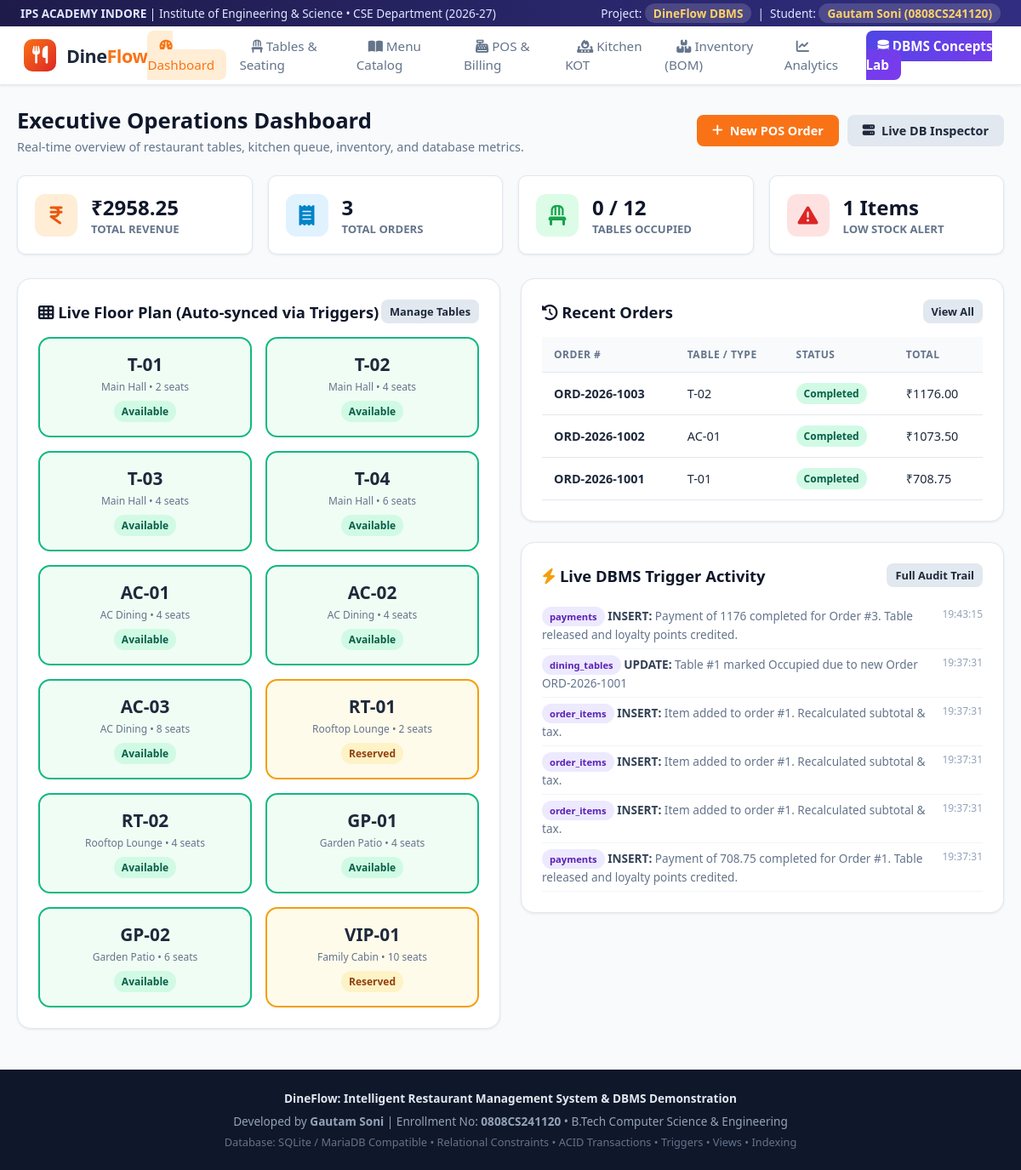
The page / on the database its author committed.
### tables this page shows
CREATE TABLE dining_tables (
    table_id INTEGER PRIMARY KEY AUTOINCREMENT,
    table_number VARCHAR(10) NOT NULL UNIQUE,
    capacity INTEGER NOT NULL CHECK(capacity > 0 AND capacity <= 20),
    seating_section VARCHAR(30) NOT NULL CHECK(seating_section IN ('Main Hall', 'AC Dining', 'Rooftop Lounge', 'Garden Patio', 'Family Cabin')),
    status VARCHAR(20) NOT NULL DEFAULT 'Available' CHECK(status IN ('Available', 'Occupied', 'Reserved', 'Maintenance')),
    updated_at TIMESTAMP DEFAULT CURRENT_TIMESTAMP
);

CREATE TABLE orders (
    order_id INTEGER PRIMARY KEY AUTOINCREMENT,
    order_number VARCHAR(20) NOT NULL UNIQUE,
    table_id INTEGER,
    customer_id INTEGER,
    waiter_id INTEGER,
    order_type VARCHAR(20) NOT NULL CHECK(order_type IN ('Dine-In', 'Takeaway', 'Delivery')),
    order_status VARCHAR(20) NOT NULL DEFAULT 'Active' CHECK(order_status IN ('Active', 'In-Kitchen', 'Served', 'Billed', 'Completed', 'Cancelled')),
    subtotal DECIMAL(10, 2) NOT NULL DEFAULT 0.00 CHECK(subtotal >= 0),
    tax_rate DECIMAL(5, 2) NOT NULL DEFAULT 5.00, -- 5% GST
    tax_amount DECIMAL(10, 2) NOT NULL DEFAULT 0.00 CHECK(tax_amount >= 0),
    discount_amount DECIMAL(10, 2) NOT NULL DEFAULT 0.00 CHECK(discount_amount >= 0),
    grand_total DECIMAL(10, 2) NOT NULL DEFAULT 0.00 CHECK(grand_total >= 0),
    notes TEXT,
    created_at TIMESTAMP DEFAULT CURRENT_TIMESTAMP,
    completed_at TIMESTAMP,
    FOREIGN KEY (table_id) REFERENCES dining_tables(table_id) ON DELETE SET NULL,
    FOREIGN KEY (customer_id) REFERENCES customers(customer_id) ON DELETE SET NULL,
    FOREIGN KEY (waiter_id) REFERENCES users(user_id) ON DELETE SET NULL
);

CREATE TABLE audit_logs (
    log_id INTEGER PRIMARY KEY AUTOINCREMENT,
    entity_name VARCHAR(50) NOT NULL,
    operation VARCHAR(20) NOT NULL CHECK(operation IN ('INSERT', 'UPDATE', 'DELETE', 'TRANSACTION')),
    record_id INTEGER,
    old_values TEXT,
    new_values TEXT,
    message TEXT,
    executed_by VARCHAR(50) DEFAULT 'DBMS Trigger',
    timestamp TIMESTAMP DEFAULT CURRENT_TIMESTAMP
);

### app/__init__.py (the view)
    @app.route('/')
    def index():
        conn = get_db_connection()
        cur = conn.cursor()
        total_revenue = cur.execute("SELECT COALESCE(SUM(amount_paid), 0) FROM payments WHERE payment_status = 'Success'").fetchone()[0]
        total_orders = cur.execute("SELECT COUNT(*) FROM orders").fetchone()[0]
        active_tables = cur.execute("SELECT COUNT(*) FROM dining_tables WHERE status = 'Occupied'").fetchone()[0]
        total_tables = cur.execute("SELECT COUNT(*) FROM dining_tables").fetchone()[0]
        low_stock_count = cur.execute("SELECT COUNT(*) FROM inventory_items WHERE stock_quantity <= reorder_level").fetchone()[0]
        recent_orders = cur.execute("""
            SELECT o.order_id, o.order_number, o.order_type, o.order_status, o.grand_total, o.created_at,
                   t.table_number, c.name AS customer_name
            FROM orders o
            LEFT JOIN dining_tables t ON o.table_id = t.table_id
            LEFT JOIN customers c ON o.customer_id = c.customer_id
            ORDER BY o.created_at DESC LIMIT 5
        """).fetchall()
        tables = cur.execute("SELECT * FROM v_table_occupancy_status").fetchall()
        audit_logs = cur.execute("SELECT * FROM audit_logs ORDER BY timestamp DESC LIMIT 6").fetchall()
        conn.close()
        return render_template('index.html',
                               total_revenue=total_revenue,
                               total_orders=total_orders,
                               active_tables=active_tables,
                               total_tables=total_tables,
                               low_stock_count=low_stock_count,
                               recent_orders=recent_orders,
                               tables=tables,
                               audit_logs=audit_logs)

### app/db.py (called while the page is built)
def get_db_connection():
    os.makedirs(DB_DIR, exist_ok=True)
    conn = sqlite3.connect(DB_PATH)
    conn.row_factory = sqlite3.Row
    conn.execute("PRAGMA foreign_keys = ON;")
    return conn

### app/templates/index.html (shortened to what this page needs)
{% extends 'base.html' %}
{% block content %}
<div class="page-header">
    <div>
        <h1 class="page-title">Executive Operations Dashboard</h1>
        <p class="page-subtitle">Real-time overview of restaurant tables, kitchen queue, inventory, and database metrics.</p>
    </div>
    <div style="display:flex; gap:10px;">
        <a href="{{ url_for('pos') }}" class="btn btn-primary"><i class="fa-solid fa-plus"></i> New POS Order</a>
        <a href="{{ url_for('dbms') }}" class="btn btn-secondary"><i class="fa-solid fa-server"></i> Live DB Inspector</a>
    </div>
</div>
<div class="stats-grid">
    <div class="stat-card">
        <div class="stat-icon" style="background:#ffedd5; color:#ea580c;">
            <i class="fa-solid fa-indian-rupee-sign"></i>
        </div>
        <div>
            <div class="stat-val">₹{{ "%.2f"|format(total_revenue) }}</div>
            <div class="stat-label">Total Revenue</div>
        </div>
    </div>
    <div class="stat-card">
        <div class="stat-icon" style="background:#e0f2fe; color:#0284c7;">
            <i class="fa-solid fa-receipt"></i>
        </div>
        <div>
            <div class="stat-val">{{ total_orders }}</div>
            <div class="stat-label">Total Orders</div>
        </div>
    </div>
    <div class="stat-card">
        <div class="stat-icon" style="background:#dcfce7; color:#16a34a;">
            <i class="fa-solid fa-chair"></i>
        </div>
        <div>
            <div class="stat-val">{{ active_tables }} / {{ total_tables }}</div>
            <div class="stat-label">Tables Occupied</div>
        </div>
    </div>
    <div class="stat-card">
        <div class="stat-icon" style="background:#fee2e2; color:#dc2626;">
            <i class="fa-solid fa-triangle-exclamation"></i>
        </div>
        <div>
            <div class="stat-val">{{ low_stock_count }} Items</div>
            <div class="stat-label">Low Stock Alert</div>
        </div>
    </div>
</div>
<div class="grid-2">
    <div class="card">
        <div class="card-title">
            <span><i class="fa-solid fa-table-cells"></i> Live Floor Plan (Auto-synced via Triggers)</span>
            <a href="{{ url_for('tables') }}" class="btn btn-secondary btn-sm">Manage Tables</a>
        </div>
        <div class="floor-grid">
            {% for t in tables %}
            <div class="table-box {{ t.current_status|lower }}">
                <div class="tbl-num">{{ t.table_number }}</div>
                <div class="tbl-sec">{{ t.seating_section }} &bull; {{ t.capacity }} seats</div>
                <div style="margin-top:8px;">
                    {% if t.current_status == 'Available' %}
                        <span class="badge badge-success">Available</span>
                    {% elif t.current_status == 'Occupied' %}
                        <span class="badge badge-danger">Occupied</span>
                        <div style="font-size:0.75rem; font-weight:600; margin-top:4px; color:#991b1b;">
                            {{ t.order_number }}
                        </div>
                    {% else %}
                        <span class="badge badge-warning">Reserved</span>
                    {% endif %}
                </div>
            </div>
            {% endfor %}
        </div>
    </div>
    <div>
        <div class="card">
            <div class="card-title">
                <span><i class="fa-solid fa-clock-rotate-left"></i> Recent Orders</span>
                <a href="{{ url_for('pos') }}" class="btn btn-secondary btn-sm">View All</a>
            </div>
            <div class="table-responsive">
                <table class="data-table">
                    <thead>
                        <tr>
                            <th>Order #</th>
                            <th>Table / Type</th>
                            <th>Status</th>
                            <th>Total</th>
                        </tr>
                    </thead>
                    <tbody>
                        {% for o in recent_orders %}
                        <tr>
                            <td><strong>{{ o.order_number }}</strong></td>
                            <td>{{ o.table_number if o.table_number else o.order_type }}</td>
                            <td>
                                <span class="badge {% if o.order_status == 'Completed' %}badge-success{% elif o.order_status == 'In-Kitchen' %}badge-warning{% else %}badge-info{% endif %}">
                                    {{ o.order_status }}
                                </span>
                            </td>
                            <td>₹{{ "%.2f"|format(o.grand_total) }}</td>
                        </tr>
                        {% endfor %}
                    </tbody>
                </table>
            </div>
        </div>
        <div class="card" style="margin-bottom:0;">
            <div class="card-title">
                <span><i class="fa-solid fa-bolt" style="color:#f59e0b;"></i> Live DBMS Trigger Activity</span>
                <a href="{{ url_for('dbms') }}" class="btn btn-secondary btn-sm">Full Audit Trail</a>
            </div>
            <div style="font-size:0.85rem;">
                {% for log in audit_logs %}
                <div style="padding:7px 0; border-bottom:1px solid #f1f5f9; display:flex; justify-content:space-between;">
                    <div>
                        <span class="badge badge-purple" style="font-size:0.7rem;">{{ log.entity_name }}</span>
                        <span style="font-weight:600; color:#334155;">{{ log.operation }}:</span>
                        <span style="color:#64748b;">{{ log.message }}</span>
                    </div>
                    <div style="font-size:0.75rem; color:#94a3b8; white-space:nowrap; margin-left:10px;">
                        {{ log.timestamp[11:19] }}
                    </div>
                </div>
                {% endfor %}
            </div>
        </div>
    </div>
</div>
{% endblock %}

### app/templates/base.html (shortened to what this page needs)
<!DOCTYPE html>
<html lang="en">
<head>
    <link rel="stylesheet" href="{{ url_for('static', filename='css/style.css') }}">
    <link rel="stylesheet" href="https://cdnjs.cloudflare.com/ajax/libs/font-awesome/6.4.0/css/all.min.css">
</head>
<body>
    <div class="top-banner">
        <div>
            <strong>IPS ACADEMY INDORE</strong> | Institute of Engineering & Science &bull; CSE Department (2026-27)
        </div>
        <div>
            Project: <span class="student-badge">DineFlow DBMS</span> &nbsp;|&nbsp;
            Student: <span class="student-badge">Gautam Soni (0808CS241120)</span>
        </div>
    </div>
    <nav class="navbar">
        <a href="{{ url_for('index') }}" class="brand">
            <div class="brand-logo"><i class="fa-solid fa-utensils"></i></div>
            <div class="brand-name">Dine<span>Flow</span></div>
        </a>
        <ul class="nav-links">
            <li><a href="{{ url_for('index') }}" class="{% if request.endpoint == 'index' %}active{% endif %}"><i class="fa-solid fa-gauge"></i> Dashboard</a></li>
            <li><a href="{{ url_for('tables') }}" class="{% if request.endpoint == 'tables' %}active{% endif %}"><i class="fa-solid fa-chair"></i> Tables & Seating</a></li>
            <li><a href="{{ url_for('menu') }}" class="{% if request.endpoint == 'menu' %}active{% endif %}"><i class="fa-solid fa-book-open"></i> Menu Catalog</a></li>
            <li><a href="{{ url_for('pos') }}" class="{% if request.endpoint == 'pos' %}active{% endif %}"><i class="fa-solid fa-cash-register"></i> POS & Billing</a></li>
            <li><a href="{{ url_for('kitchen') }}" class="{% if request.endpoint == 'kitchen' %}active{% endif %}"><i class="fa-solid fa-fire-burner"></i> Kitchen KOT</a></li>
            <li><a href="{{ url_for('inventory') }}" class="{% if request.endpoint == 'inventory' %}active{% endif %}"><i class="fa-solid fa-boxes-stacked"></i> Inventory (BOM)</a></li>
            <li><a href="{{ url_for('reports') }}" class="{% if request.endpoint == 'reports' %}active{% endif %}"><i class="fa-solid fa-chart-line"></i> Analytics</a></li>
            <li><a href="{{ url_for('dbms') }}" class="dbms-highlight"><i class="fa-solid fa-database"></i> DBMS Concepts Lab</a></li>
        </ul>
    </nav>
    <div class="container">
        {% block content %}{% endblock %}
    </div>
    <footer>
        <div style="margin-bottom:8px; font-weight:600; color:#e2e8f0;">
            DineFlow: Intelligent Restaurant Management System & DBMS Demonstration
        </div>
        <div>
            Developed by <strong>Gautam Soni</strong> | Enrollment No: <strong>0808CS241120</strong> &bull; B.Tech Computer Science & Engineering
        </div>
        <div style="margin-top:6px; color:#64748b; font-size:0.8rem;">
            Database: SQLite / MariaDB Compatible &bull; Relational Constraints &bull; ACID Transactions &bull; Triggers &bull; Views &bull; Indexing
        </div>
    </footer>
</body>
</html>

### rows shown on the page
dining_tables: table_number "T-01", seating_section "Main Hall", capacity "2", status "Available"
dining_tables: table_number "T-02", seating_section "Main Hall", capacity "4", status "Available"
dining_tables: table_number "T-03", seating_section "Main Hall", capacity "4", status "Available"
dining_tables: table_number "T-04", seating_section "Main Hall", capacity "6", status "Available"
dining_tables: table_number "AC-01", seating_section "AC Dining", capacity "4", status "Available"
dining_tables: table_number "AC-02", seating_section "AC Dining", capacity "4", status "Available"
dining_tables: table_number "AC-03", seating_section "AC Dining", capacity "8", status "Available"
dining_tables: table_number "RT-01", seating_section "Rooftop Lounge", capacity "2", status "Reserved"
dining_tables: table_number "RT-02", seating_section "Rooftop Lounge", capacity "4", status "Available"
dining_tables: table_number "GP-01", seating_section "Garden Patio", capacity "4", status "Available"
dining_tables: table_number "GP-02", seating_section "Garden Patio", capacity "6", status "Available"
dining_tables: table_number "VIP-01", seating_section "Family Cabin", capacity "10", status "Reserved"
orders: order_number "ORD-2026-1003", table_number "T-02", order_status "Completed", grand_total "1176.00"
orders: order_number "ORD-2026-1002", table_number "AC-01", order_status "Completed", grand_total "1073.50"
orders: order_number "ORD-2026-1001", table_number "T-01", order_status "Completed", grand_total "708.75"
audit_logs: entity_name "payments", operation "INSERT", message "Payment of 1176 completed for Order #3. Table released and loyalty points credited.", timestamp "19:43:15"
audit_logs: entity_name "dining_tables", operation "UPDATE", message "Table #1 marked Occupied due to new Order ORD-2026-1001", timestamp "19:37:31"
audit_logs: entity_name "order_items", operation "INSERT", message "Item added to order #1. Recalculated subtotal & tax.", timestamp "19:37:31"
audit_logs: entity_name "order_items", operation "INSERT", message "Item added to order #1. Recalculated subtotal & tax.", timestamp "19:37:31"
audit_logs: entity_name "order_items", operation "INSERT", message "Item added to order #1. Recalculated subtotal & tax.", timestamp "19:37:31"
audit_logs: entity_name "payments", operation "INSERT", message "Payment of 708.75 completed for Order #1. Table released and loyalty points credited.", timestamp "19:37:31"

### other values the page prints
{{ "%.2f"|format(total_revenue) }} "2958.25"
{{ total_orders }} "3"
{{ active_tables }} "0"
{{ total_tables }} "12"
{{ low_stock_count }} "1"
